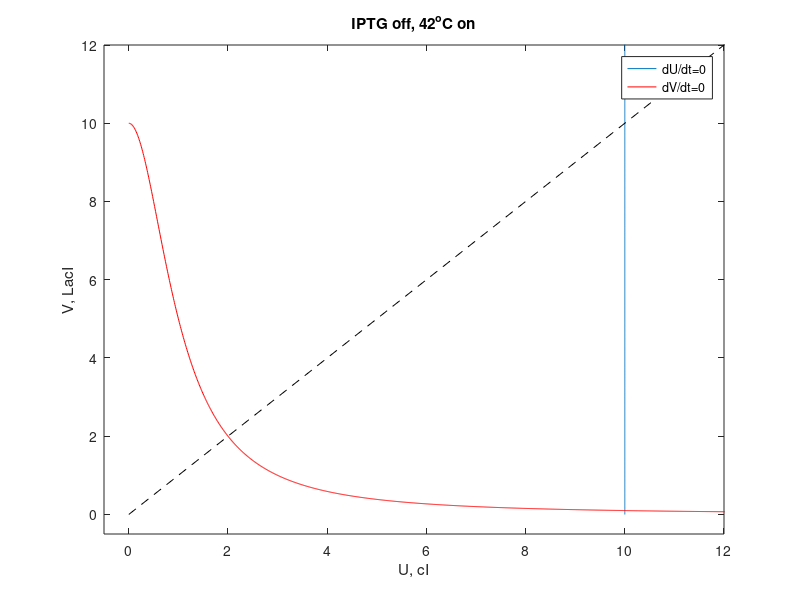

Write the MATLAB code that produced this figure. (Note: this script raises an error after producing the figure.)
clear;hold off
a1=20;b=0;
a2=10;g=2;

options=[];
% draw nullcline
y1=0:0.01:30;x2=0:0.01:30;
x1=a1./(1+y1.^b); y2=a2./(1+x2.^g);
figure(1); plot(x1,y1);hold on; plot(x2,y2,'r-');plot([0 30],[0 30],'k--');
legend('dU/dt=0','dV/dt=0');
axis([-0.5 12 -0.5 12]);xlabel('U, cI');ylabel('V, LacI');title('IPTG off, 42^oC on');

% calculate the dynamic process from any inital value
button =0;
while button~=3 % right click stop the program
[x1,y1,button]=ginput(1); % get the inital value from mouse left click
x0=x1;y0=y1;
[t1 yt]=ode45('gardnerfunc',[0 10],[x0 y0],options,a1,a2,b,g);
    if x0>y0
        plot(yt(:,1),yt(:,2),'m.-');% lower half
    else
        plot(yt(:,1),yt(:,2),'c.-'); % upper half
    end
end
hold off